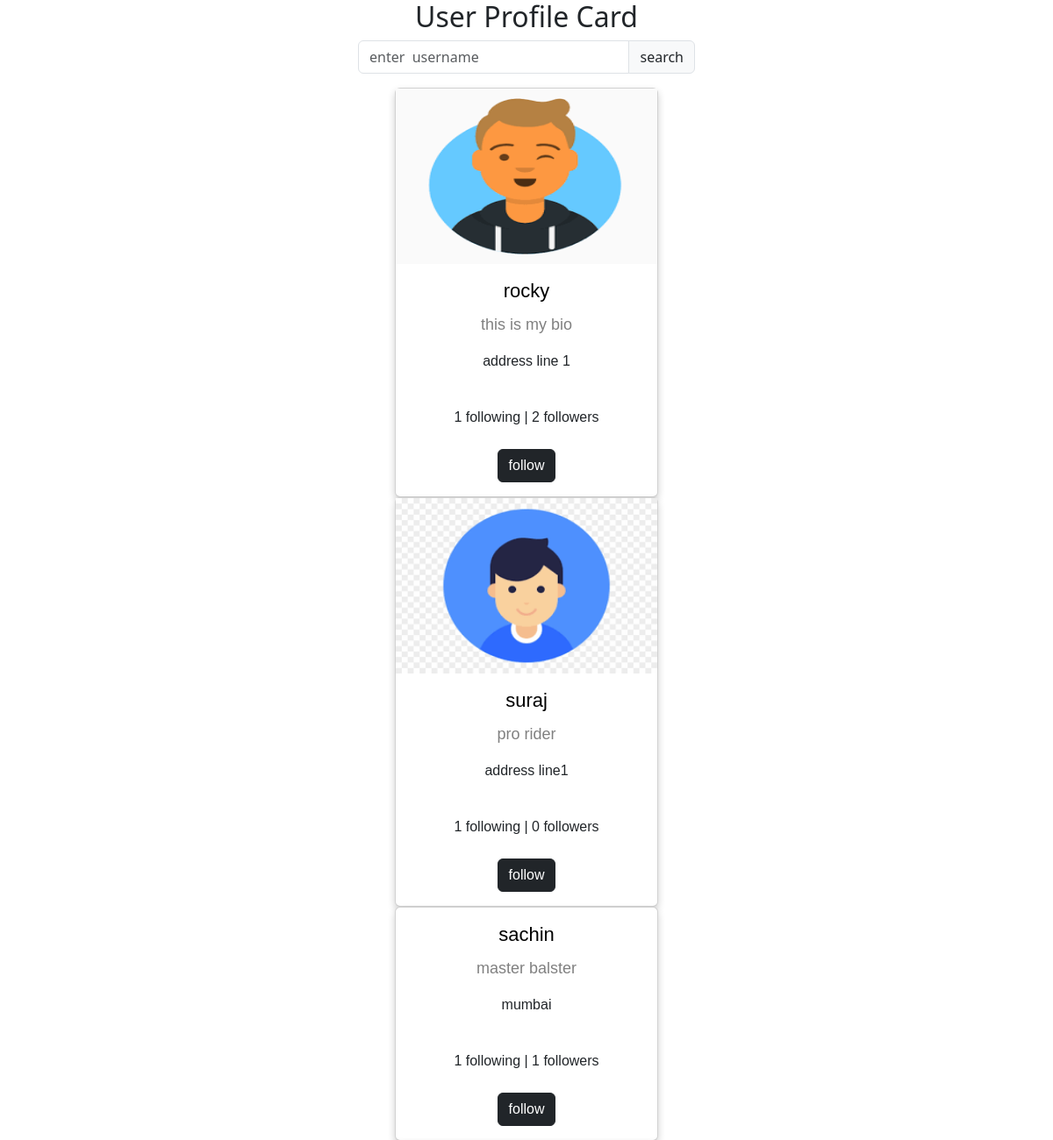
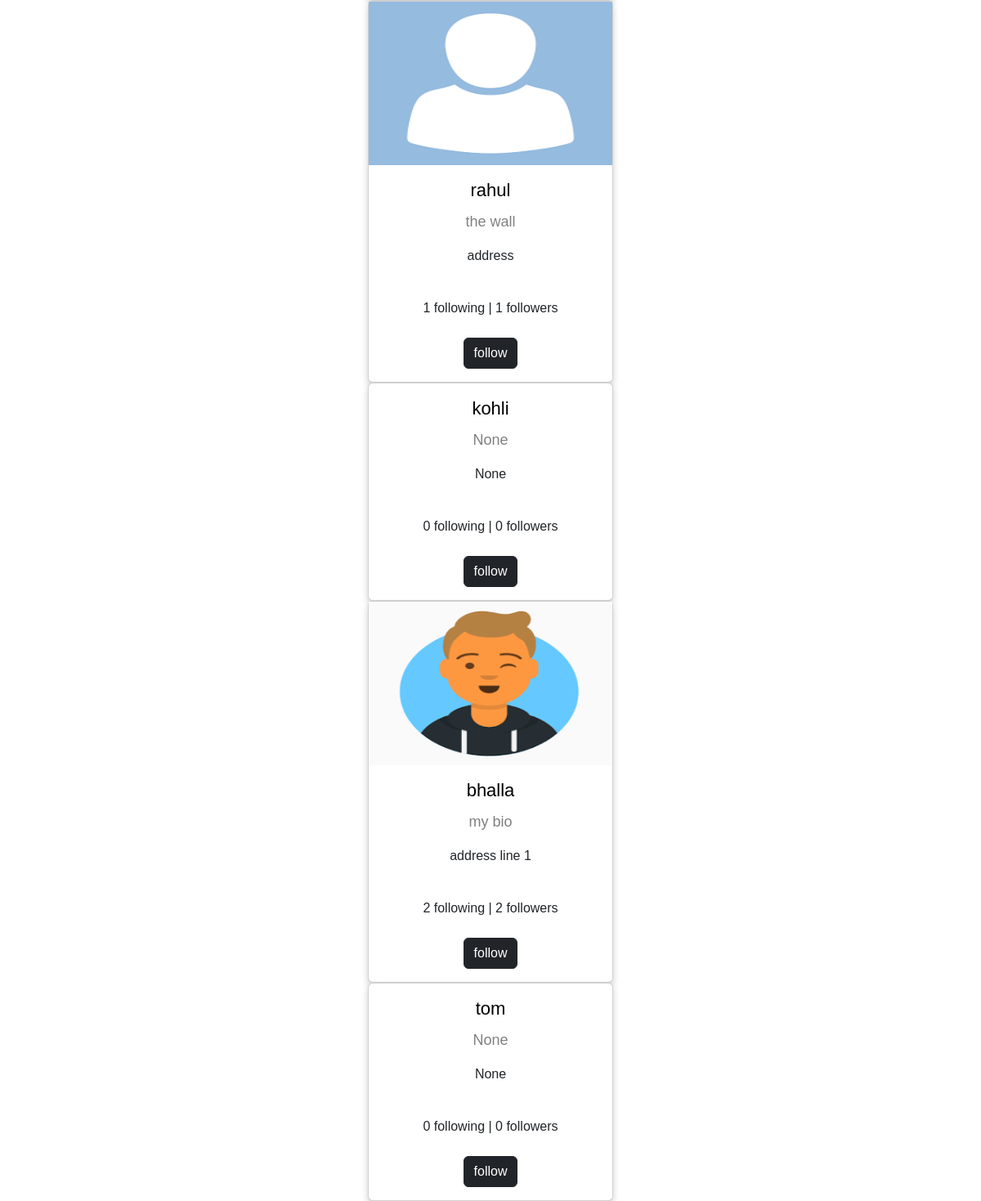
/profiles/all (signed in), run on the app's committed database (2 pictures, top to bottom).
### myapp/models.py (models this page shows, shortened)
class UserProfile(models.Model):
    user=models.OneToOneField(User,on_delete=models.CASCADE,related_name="profile")
    profile_pic=models.ImageField(upload_to="profilepics",null=True,blank=True)
    bio=models.CharField(max_length=200,null=True)
    address=models.CharField(max_length=200,null=True)
    dob=models.DateTimeField(null=True)
    following=models.ManyToManyField("self",related_name="followed_by",symmetrical=False)
    created_date=models.DateTimeField(auto_now_add=True)
    cover_pic=models.ImageField(upload_to="coverpic",blank=True,default="/profilepics/cover.jpg")
    def __str__(self):
        return self.user.username

### myapp/views.py (the view, shortened to what this page needs)
# urls.py: path("profiles/all",views.ProfileListView.as_view(),name="profile-list"),
class ProfileListView(ListView):
    model=UserProfile
    template_name="profile-list.html"
    context_object_name="profiles"
    def get_queryset(self):
        return UserProfile.objects.exclude(user=self.request.user)

### myapp/templates/profile-list.html (shortened to what this page needs)
<!DOCTYPE html>
{%load static%}
<html>
<head>
  <link href="https://cdn.jsdelivr.net/npm/bootstrap@5.3.0-alpha3/dist/css/bootstrap.min.css" rel="stylesheet">
  <link rel="stylesheet" href="{%static 'css/cardstyle.css'%}">
<link rel="stylesheet" href="https://cdnjs.cloudflare.com/ajax/libs/font-awesome/4.7.0/css/font-awesome.min.css">
</head>
<body>
<h2 style="text-align:center">User Profile Card</h2>
<div class="row">
  <div class="col-4"></div>
  <div class="col-4">
    <form action="" method="post">
    <div class="input-group mb-3">
      <input type="text" class="form-control" placeholder="enter  username" aria-label="Recipient's username" aria-describedby="basic-addon2" name="username">
      <input type="submit" class="input-group-text" id="basic-addon2" value="search"></input>
    </div>
    </form>
  </div>
  <div class="col-4"></div>
</div>
{%for profile in profiles%}
    <div class="card">
      {%if profile.profile_pic%}
       <img src="{{profile.profile_pic.url}}" alt="John" style="width:100%" height="200px" >
      {%endif%}
      <h1> <a href="{%url 'profiledetail' profile.id%}">{{profile}}</a></h1>
      <p class="title">{{profile.bio}}</p>
      <p>{{profile.address}}</p>
      <div style="margin: 24px 0;">
        {{profile.following.all.count}} following |
        {{profile.followed_by.all.count}} followers
      </div>
      <p>
  {%if request.user.profile in profile.followed_by.all%}
        <a href="{%url 'unfollow' profile.id%}" class="btn btn-outline-dark">following</a>
  {%else%}
        <a href="{%url 'follow' profile.id%}" class="btn btn-dark">follow</a>
  {%endif%}
      </p>
    </div>
{%endfor%}
</body>
</html>

### myapp/static/css/cardstyle.css (style rules this page uses)
.card { box-shadow: 0 4px 8px 0 rgba(0, 0, 0, 0.2); max-width: 300px; margin: auto; text-align: center; font-family: arial; }
.title { color: grey; font-size: 18px; }
a { text-decoration: none; font-size: 22px; color: black; }

### data on the page
UserProfile: profile_pic (picture), user.username "rocky", bio "this is my bio", address "address line 1", following.all.count "1", followed_by.all.count "2"
UserProfile: profile_pic (picture), user.username "suraj", bio "pro rider", address "address line1", following.all.count "1", followed_by.all.count "0"
UserProfile: user.username "sachin", bio "master balster", address "mumbai", following.all.count "1", followed_by.all.count "1"
UserProfile: profile_pic (picture), user.username "rahul", bio "the wall", address "address", following.all.count "1", followed_by.all.count "1"
UserProfile: user.username "kohli", bio "None", address "None", following.all.count "0", followed_by.all.count "0"
UserProfile: profile_pic (picture), user.username "bhalla", bio "my bio", address "address line 1", following.all.count "2", followed_by.all.count "2"
UserProfile: user.username "tom", bio "None", address "None", following.all.count "0", followed_by.all.count "0"
